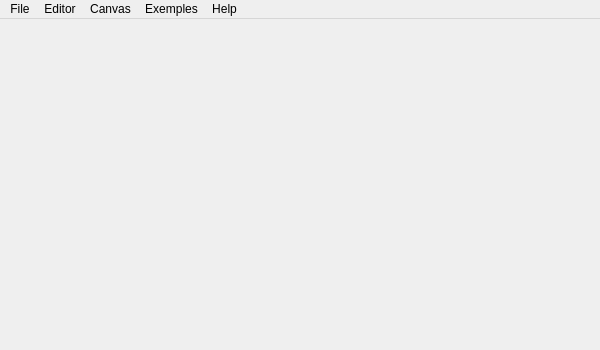
<?xml version="1.0" encoding="UTF-8"?>
<ui version="4.0">
 <class>mainWindow</class>
 <widget class="QMainWindow" name="mainWindow">
  <property name="geometry">
   <rect>
    <x>0</x>
    <y>0</y>
    <width>600</width>
    <height>350</height>
   </rect>
  </property>
  <property name="sizePolicy">
   <sizepolicy hsizetype="MinimumExpanding" vsizetype="MinimumExpanding">
    <horstretch>0</horstretch>
    <verstretch>0</verstretch>
   </sizepolicy>
  </property>
  <property name="windowTitle">
   <string>QTurtle</string>
  </property>
  <property name="windowIcon">
   <iconset>
    <normaloff>icon.svg</normaloff>icon.svg</iconset>
  </property>
  <property name="documentMode">
   <bool>false</bool>
  </property>
  <property name="unifiedTitleAndToolBarOnMac">
   <bool>false</bool>
  </property>
  <widget class="QWidget" name="centralwidget"/>
  <widget class="QMenuBar" name="menuBar">
   <property name="geometry">
    <rect>
     <x>0</x>
     <y>0</y>
     <width>600</width>
     <height>32</height>
    </rect>
   </property>
   <property name="contextMenuPolicy">
    <enum>Qt::ActionsContextMenu</enum>
   </property>
   <widget class="QMenu" name="menuFile">
    <property name="title">
     <string>File</string>
    </property>
    <addaction name="actionNew"/>
    <addaction name="actionOpen"/>
    <addaction name="actionSave"/>
    <addaction name="actionSaveAs"/>
    <addaction name="actionSalveImage"/>
    <addaction name="actionQuit"/>
   </widget>
   <widget class="QMenu" name="menuCanvas">
    <property name="title">
     <string>Canvas</string>
    </property>
    <addaction name="actionSceneZoomIn"/>
    <addaction name="actionSceneZoomOut"/>
    <addaction name="separator"/>
    <addaction name="actionClearScene"/>
    <addaction name="actionSceneLayout"/>
    <addaction name="separator"/>
   </widget>
   <widget class="QMenu" name="menuHelp">
    <property name="title">
     <string>Help</string>
    </property>
    <addaction name="actionDocumentation"/>
    <addaction name="actionAbout"/>
    <addaction name="separator"/>
    <addaction name="actionUpdate"/>
   </widget>
   <widget class="QMenu" name="menuEditor">
    <property name="title">
     <string>Editor</string>
    </property>
    <addaction name="actionFontZoomIn"/>
    <addaction name="actionFontZoomOut"/>
    <addaction name="actionFontZoomDefault"/>
    <addaction name="separator"/>
    <addaction name="actionToggleTheme"/>
    <addaction name="actionEditorLayout"/>
    <addaction name="actionConsoleLayout"/>
   </widget>
   <widget class="QMenu" name="menuExamples">
    <property name="title">
     <string>Exemples</string>
    </property>
    <addaction name="separator"/>
    <addaction name="actionExamplesExtra"/>
   </widget>
   <addaction name="menuFile"/>
   <addaction name="menuEditor"/>
   <addaction name="menuCanvas"/>
   <addaction name="menuExamples"/>
   <addaction name="menuHelp"/>
  </widget>
  <action name="actionNew">
   <property name="text">
    <string>New</string>
   </property>
   <property name="shortcut">
    <string>Ctrl+N</string>
   </property>
  </action>
  <action name="actionSave">
   <property name="text">
    <string>Save</string>
   </property>
   <property name="shortcut">
    <string>Ctrl+S</string>
   </property>
  </action>
  <action name="actionQuit">
   <property name="text">
    <string>Quit</string>
   </property>
   <property name="shortcut">
    <string>Ctrl+Q</string>
   </property>
  </action>
  <action name="actionSceneZoomIn">
   <property name="text">
    <string>Zoom in</string>
   </property>
   <property name="shortcut">
    <string>Ctrl+Alt++</string>
   </property>
  </action>
  <action name="actionSceneZoomOut">
   <property name="text">
    <string>Zoom out</string>
   </property>
   <property name="shortcut">
    <string>Ctrl+Alt+-</string>
   </property>
  </action>
  <action name="actionOpen">
   <property name="text">
    <string>Open</string>
   </property>
   <property name="shortcut">
    <string>Ctrl+O</string>
   </property>
  </action>
  <action name="actionSaveAs">
   <property name="text">
    <string>Save as</string>
   </property>
   <property name="shortcut">
    <string>Ctrl+Shift+S</string>
   </property>
  </action>
  <action name="actionClearScene">
   <property name="text">
    <string>Clear canvas</string>
   </property>
   <property name="shortcut">
    <string>F5</string>
   </property>
  </action>
  <action name="actionDocumentation">
   <property name="text">
    <string>Documentation</string>
   </property>
   <property name="shortcut">
    <string>F1</string>
   </property>
  </action>
  <action name="actionAbout">
   <property name="text">
    <string>About</string>
   </property>
  </action>
  <action name="actionSalveImage">
   <property name="text">
    <string>Save image</string>
   </property>
  </action>
  <action name="actionToggleTheme">
   <property name="text">
    <string>Toggle theme</string>
   </property>
  </action>
  <action name="actionFontZoomIn">
   <property name="text">
    <string>Increase font size</string>
   </property>
   <property name="shortcut">
    <string>Ctrl++</string>
   </property>
  </action>
  <action name="actionFontZoomOut">
   <property name="text">
    <string>Decrease font size</string>
   </property>
   <property name="shortcut">
    <string>Ctrl+-</string>
   </property>
  </action>
  <action name="actionFontZoomDefault">
   <property name="text">
    <string>Default font size</string>
   </property>
   <property name="shortcut">
    <string>Ctrl+=</string>
   </property>
  </action>
  <action name="actionUpdate">
   <property name="text">
    <string>Find updates</string>
   </property>
  </action>
  <action name="actionSceneLayout">
   <property name="text">
    <string>Toggle canvas layout</string>
   </property>
   <property name="shortcut">
    <string>F9</string>
   </property>
  </action>
  <action name="actionEditorLayout">
   <property name="text">
    <string>Editor layout</string>
   </property>
   <property name="shortcut">
    <string>F10</string>
   </property>
  </action>
  <action name="actionExamplesExtra">
   <property name="text">
    <string>More examples...</string>
   </property>
  </action>
  <action name="actionConsoleLayout">
   <property name="text">
    <string>Console layout</string>
   </property>
   <property name="shortcut">
    <string>F11</string>
   </property>
  </action>
 </widget>
 <resources/>
 <connections>
  <connection>
   <sender>actionOpen</sender>
   <signal>triggered()</signal>
   <receiver>mainWindow</receiver>
   <slot>openFile()</slot>
   <hints>
    <hint type="sourcelabel">
     <x>-1</x>
     <y>-1</y>
    </hint>
    <hint type="destinationlabel">
     <x>299</x>
     <y>174</y>
    </hint>
   </hints>
  </connection>
  <connection>
   <sender>actionSaveAs</sender>
   <signal>triggered()</signal>
   <receiver>mainWindow</receiver>
   <slot>saveFileAs()</slot>
   <hints>
    <hint type="sourcelabel">
     <x>-1</x>
     <y>-1</y>
    </hint>
    <hint type="destinationlabel">
     <x>299</x>
     <y>174</y>
    </hint>
   </hints>
  </connection>
  <connection>
   <sender>actionSave</sender>
   <signal>triggered()</signal>
   <receiver>mainWindow</receiver>
   <slot>saveFile()</slot>
   <hints>
    <hint type="sourcelabel">
     <x>-1</x>
     <y>-1</y>
    </hint>
    <hint type="destinationlabel">
     <x>299</x>
     <y>174</y>
    </hint>
   </hints>
  </connection>
  <connection>
   <sender>actionNew</sender>
   <signal>triggered()</signal>
   <receiver>mainWindow</receiver>
   <slot>newFile()</slot>
   <hints>
    <hint type="sourcelabel">
     <x>-1</x>
     <y>-1</y>
    </hint>
    <hint type="destinationlabel">
     <x>299</x>
     <y>174</y>
    </hint>
   </hints>
  </connection>
  <connection>
   <sender>actionQuit</sender>
   <signal>triggered()</signal>
   <receiver>mainWindow</receiver>
   <slot>close()</slot>
   <hints>
    <hint type="sourcelabel">
     <x>-1</x>
     <y>-1</y>
    </hint>
    <hint type="destinationlabel">
     <x>299</x>
     <y>174</y>
    </hint>
   </hints>
  </connection>
  <connection>
   <sender>actionSceneZoomIn</sender>
   <signal>triggered()</signal>
   <receiver>mainWindow</receiver>
   <slot>zoomIn()</slot>
   <hints>
    <hint type="sourcelabel">
     <x>-1</x>
     <y>-1</y>
    </hint>
    <hint type="destinationlabel">
     <x>299</x>
     <y>174</y>
    </hint>
   </hints>
  </connection>
  <connection>
   <sender>actionSceneZoomOut</sender>
   <signal>triggered()</signal>
   <receiver>mainWindow</receiver>
   <slot>zoomOut()</slot>
   <hints>
    <hint type="sourcelabel">
     <x>-1</x>
     <y>-1</y>
    </hint>
    <hint type="destinationlabel">
     <x>299</x>
     <y>174</y>
    </hint>
   </hints>
  </connection>
  <connection>
   <sender>actionClearScene</sender>
   <signal>triggered()</signal>
   <receiver>mainWindow</receiver>
   <slot>clearScene()</slot>
   <hints>
    <hint type="sourcelabel">
     <x>-1</x>
     <y>-1</y>
    </hint>
    <hint type="destinationlabel">
     <x>299</x>
     <y>174</y>
    </hint>
   </hints>
  </connection>
  <connection>
   <sender>actionDocumentation</sender>
   <signal>triggered()</signal>
   <receiver>mainWindow</receiver>
   <slot>openDocumentation()</slot>
   <hints>
    <hint type="sourcelabel">
     <x>-1</x>
     <y>-1</y>
    </hint>
    <hint type="destinationlabel">
     <x>299</x>
     <y>174</y>
    </hint>
   </hints>
  </connection>
  <connection>
   <sender>actionAbout</sender>
   <signal>triggered()</signal>
   <receiver>mainWindow</receiver>
   <slot>about()</slot>
   <hints>
    <hint type="sourcelabel">
     <x>-1</x>
     <y>-1</y>
    </hint>
    <hint type="destinationlabel">
     <x>299</x>
     <y>174</y>
    </hint>
   </hints>
  </connection>
  <connection>
   <sender>actionSalveImage</sender>
   <signal>triggered()</signal>
   <receiver>mainWindow</receiver>
   <slot>saveImageAs()</slot>
   <hints>
    <hint type="sourcelabel">
     <x>-1</x>
     <y>-1</y>
    </hint>
    <hint type="destinationlabel">
     <x>299</x>
     <y>174</y>
    </hint>
   </hints>
  </connection>
  <connection>
   <sender>actionToggleTheme</sender>
   <signal>triggered()</signal>
   <receiver>mainWindow</receiver>
   <slot>toggleEditorTheme()</slot>
   <hints>
    <hint type="sourcelabel">
     <x>-1</x>
     <y>-1</y>
    </hint>
    <hint type="destinationlabel">
     <x>299</x>
     <y>174</y>
    </hint>
   </hints>
  </connection>
  <connection>
   <sender>actionFontZoomIn</sender>
   <signal>triggered()</signal>
   <receiver>mainWindow</receiver>
   <slot>fontZoomIn()</slot>
   <hints>
    <hint type="sourcelabel">
     <x>-1</x>
     <y>-1</y>
    </hint>
    <hint type="destinationlabel">
     <x>299</x>
     <y>174</y>
    </hint>
   </hints>
  </connection>
  <connection>
   <sender>actionFontZoomOut</sender>
   <signal>triggered()</signal>
   <receiver>mainWindow</receiver>
   <slot>fontZoomOut()</slot>
   <hints>
    <hint type="sourcelabel">
     <x>-1</x>
     <y>-1</y>
    </hint>
    <hint type="destinationlabel">
     <x>299</x>
     <y>174</y>
    </hint>
   </hints>
  </connection>
  <connection>
   <sender>actionFontZoomDefault</sender>
   <signal>triggered()</signal>
   <receiver>mainWindow</receiver>
   <slot>fontZoomReset()</slot>
   <hints>
    <hint type="sourcelabel">
     <x>-1</x>
     <y>-1</y>
    </hint>
    <hint type="destinationlabel">
     <x>299</x>
     <y>174</y>
    </hint>
   </hints>
  </connection>
  <connection>
   <sender>actionUpdate</sender>
   <signal>triggered()</signal>
   <receiver>mainWindow</receiver>
   <slot>updateProgram()</slot>
   <hints>
    <hint type="sourcelabel">
     <x>-1</x>
     <y>-1</y>
    </hint>
    <hint type="destinationlabel">
     <x>299</x>
     <y>174</y>
    </hint>
   </hints>
  </connection>
  <connection>
   <sender>actionEditorLayout</sender>
   <signal>triggered()</signal>
   <receiver>mainWindow</receiver>
   <slot>toggleEditorLayout()</slot>
   <hints>
    <hint type="sourcelabel">
     <x>-1</x>
     <y>-1</y>
    </hint>
    <hint type="destinationlabel">
     <x>299</x>
     <y>174</y>
    </hint>
   </hints>
  </connection>
  <connection>
   <sender>actionSceneLayout</sender>
   <signal>triggered()</signal>
   <receiver>mainWindow</receiver>
   <slot>toggleSceneLayout()</slot>
   <hints>
    <hint type="sourcelabel">
     <x>-1</x>
     <y>-1</y>
    </hint>
    <hint type="destinationlabel">
     <x>299</x>
     <y>174</y>
    </hint>
   </hints>
  </connection>
  <connection>
   <sender>actionConsoleLayout</sender>
   <signal>triggered()</signal>
   <receiver>mainWindow</receiver>
   <slot>toggleConsoleLayout()</slot>
   <hints>
    <hint type="sourcelabel">
     <x>-1</x>
     <y>-1</y>
    </hint>
    <hint type="destinationlabel">
     <x>299</x>
     <y>174</y>
    </hint>
   </hints>
  </connection>
 </connections>
 <slots>
  <slot>openFile()</slot>
  <slot>saveFile()</slot>
  <slot>saveFileAs()</slot>
  <slot>newFile()</slot>
  <slot>zoomIn()</slot>
  <slot>zoomOut()</slot>
  <slot>clearScene()</slot>
  <slot>openDocumentation()</slot>
  <slot>about()</slot>
  <slot>saveImageAs()</slot>
  <slot>toggleEditorTheme()</slot>
  <slot>fontZoomIn()</slot>
  <slot>fontZoomOut()</slot>
  <slot>fontZoomReset()</slot>
  <slot>updateProgram()</slot>
  <slot>moreExamples()</slot>
  <slot>openExample(str)</slot>
  <slot>flushExecution()</slot>
  <slot>toggleEditorLayout()</slot>
  <slot>toggleConsoleLayout()</slot>
  <slot>toggleSceneLayout()</slot>
 </slots>
</ui>
